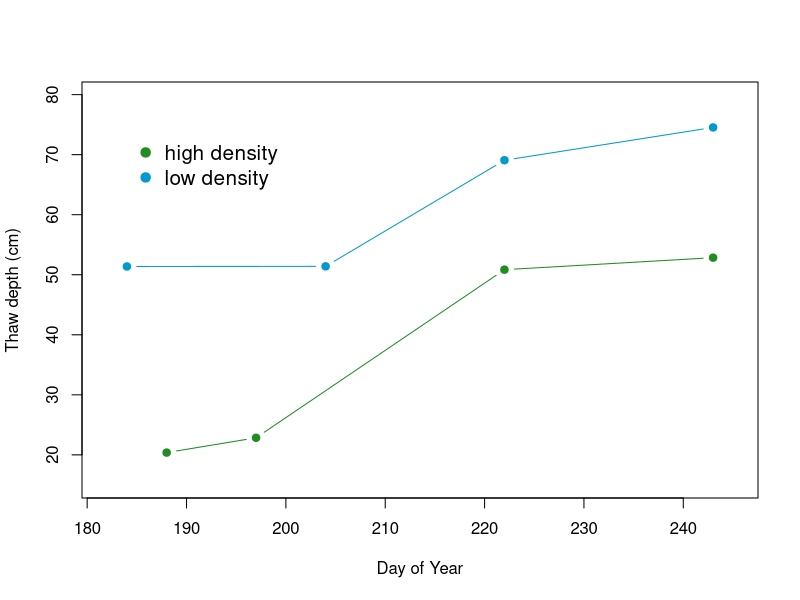

Source code (R):
###############################################################
#########This script analyzes thaw depth data from    #########
#########the summer of 2016 in Cherskiy Russia        #########
#########The data consists of thaw depth measured     #########
#########below a transect or under sap flux trees     #########
###############################################################
#########You will learn some functions that make      #########
#########working with data easier. You will also learn#########
#########how to make your basic plots look nicer.     #########
###############################################################


#1. read in data

	#A. read in necessary packages for this R session
	#note run the commented out install.packages if you haven't installed them
	#install.packages(c("lubridate"))
		library(lubridate)	
	
	#B. set the working directory
		setwd("c:\\Users\\hkropp\\Documents\\GitHub\\Rintro_seminar\\02_working_with_data")
	
	#C. read in thaw depth csv
		datTD <- read.csv("thaw_depth.csv")
	
	#D. check data
		head(datTD)
	
#2. Convert dates to day of year

	#A. specify date format
		dateTD <- as.Date(datTD$Date, "%m/%d/%Y") 

		####################################################
		############ Time codes      #######################
		####################################################
		#m =month
		#d= day
		#Y= year with four digits (2000)
		#y= year with two digits (00)
	
	
	#B. extract the day of year out of the date and add to datTD
		datTD$doyTD <- yday(dateTD)
	
	#C. extract the year out of the date and add to datTD
		datTD$yearTD <- year(dateTD)
		
		####################################################
		############ lubridate       #######################
		####################################################
		#as.Date(Vector of dates or date/time, date format)
			#see here for table of date format symbols:
			# https://www.r-bloggers.com/date-formats-in-r/
		
		#yday(as.Date output) gives a vector of day of year
		
		#year(as.Date output) gives a vecotr of year
	
	

	
#3. Get the average thaw depth by site

	#A. First way to get the average
		
		ave1 <- tapply(datTD$TD, datTD$Site, FUN="mean" )
		
		
		####################################################
		############ tapply()        #######################
		####################################################		
		#tapply(vector, Index (can be a list of multiple vectors or a single vector of factors), FUN= "function")
		####################################################				
		
		#look at results
		ave1
		#let's get some information about what this output is
		str(ave1)
		
		#you'll see the name of the factor for each mean is linked as an object called dimnames
		#and the means are actually stored in ave 1 as vector
		dimnames(ave1)
		
		#pull out the DAV mean
		ave1[1]
		
		#you'll also note there is an inconsistancy in the name for the Davydov forest
		
		
#4. Fix the site name for Davydov
	
	#A. using the ifelse function we can apply a statement to the entire vector of names
		#Note: it will also be easier if we give the stand names a numerical id rather than
		#treat them as characters. 

		
		datTD$standID <- ifelse(datTD$Site == "DAV" | datTD$Site == "DAVY", 1,
							ifelse(datTD$Site == "LDF2", 2, NA))
		
		####################################################
		############ ifelse()        #######################
		####################################################
		#ifelse(logical statement, output if true, output if false)
		#Note: we just used logical statements:
		# here the == denotes is equal to
		# | means or
		####################################################		
	
		
#5. Get the average for the stand and day of year 			
	
		#A.  take the average across stand and day of year
			TDave<-aggregate(datTD$TD, by=list(datTD$doyTD, datTD$standID), FUN="mean")
			TDave
		#B. rename the columns to be more informative
			colnames(TDave)<-c("doy","standID", "TD")
		
		####################################################
		############ aggregate       #######################
		####################################################
		
		#aggregate(data.vector, by=list(one or more numerical index or factors), FUN="function")
		
		####################################################
		
#6. Make a plot of the average thaw depth over time	with each
# stand seperated	
	

		#A. set up the plot
		
			#start by plotting high density
			plot(TDave$doy[TDave$standID==1],TDave$TD[TDave$standID==1], 
				ylim=c(min(TDave$TD)-5,max(TDave$TD)+5),
				xlim=c(min(TDave$doy)-2,max(TDave$doy)+2), type="b",
				xlab="Day of Year", ylab="Thaw depth (cm)", pch=19, col="forestgreen" )
			
		#B.#add points for low density
			points(TDave$doy[TDave$standID==2],TDave$TD[TDave$standID==2],
			 pch=19, col="deepskyblue3",type="b" )
		
		#C. add a legend
		
			legend(min(TDave$doy),max(TDave$TD),
					c("high density", "low density"), 
					col=c("forestgreen", "deepskyblue3"), pch= 19, bty="n",
					cex=1.25)
		
		####################################################
		############ plot            #######################
		####################################################		
		
		#plot(x.coordinates,y.coordinates, xlim=c(lower value, upper value),
		#	ylim=c(lower value, upper value), xlab="label for axis",
		#	ylab="label for axis", pch=point.shape.number,
		#	col=" colorname", type="b" for both "p" for point "l" for line)
		
		####################################################
		############ points          #######################
		####################################################	

		#adds points to existing plot
		#points(x.coordinates,y.coordinates,pch=point.shape.number,
		#	col=" colorname", type="b" for both "p" for point "l" for line)
		
		####################################################
		############ legend          #######################
		####################################################	
		
		#adds a legend to a plot
		#legend(upper.left.x.coordinate, upper.left.y.coordinate,
		#		c(vector of labels), col=c(vector of colors for point or line) 
		#		OR fill=c(vector of colors for box fill), pch or lty arguments,
		#		bty="n" this gets rid of the ugly box, cex=+1 for bigger legend)
		####################################################
		
#7. Activities to complete on your own:
	#################################
	##Q1. fill in your answer      ##
	#################################
	#calculate each sampling date as 
	#the proportion of the year
	
	#################################
	##Q2. fill in your answer      ##
	#################################
	#plot the average thaw depth for each stand
	#how does the plot differ from your scatter plot?
	
	#################################
	##Q3. fill in your answer      ##
	#################################	
	#what are the differences between tapply and aggregate
	
	#################################
	##Q4. fill in your answer      ##
	#################################	
	# add arrows of the standard deviat
	#to the plot from #6 using arrows() 
	#with the code argument set to zero

	
